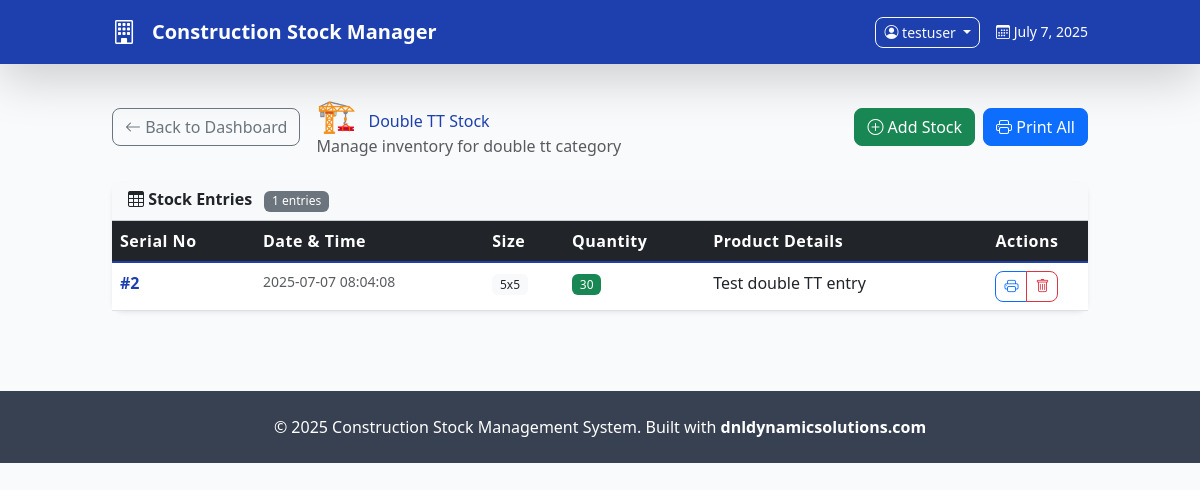
Screenshot of /category/double_tt (signed in) with the database file from the repository.
### models.py (models this page shows, shortened)
class User(UserMixin, db.Model):
    __tablename__ = 'users'
    id = db.Column(db.Integer, primary_key=True)
    username = db.Column(db.String(80), unique=True, nullable=False)
    email = db.Column(db.String(120), unique=True, nullable=False)
    password_hash = db.Column(db.String(256), nullable=False)
    created_at = db.Column(db.DateTime, default=datetime.utcnow)

class StockEntry(db.Model):
    __tablename__ = 'stock_entries'
    CATEGORY_CHOICES = [
        ('godown', 'Godown'),
        ('double_tt', 'Double TT'),
        ('slop', 'Slop'),
        ('column', 'Column'),
        ('phhty', 'Phhty'),
        ('others', 'Others'),
    ]
    serial_no = db.Column(db.Integer, primary_key=True, autoincrement=True)
    category = db.Column(db.String(20), nullable=False)
    size = db.Column(db.String(100), nullable=False)
    quantity = db.Column(db.Integer, nullable=False)
    product_details = db.Column(db.Text, nullable=True)
    timestamp = db.Column(db.DateTime, default=datetime.utcnow)

### routes.py (the view)
@app.route('/category/<category_name>')
@login_required
def category_view(category_name):
    if category_name not in CATEGORIES:
        flash('Invalid category', 'error')
        return redirect(url_for('index'))
    entries = StockEntry.query.filter_by(category=category_name).order_by(StockEntry.timestamp.desc()).all()
    category_info = CATEGORIES[category_name]
    return render_template('category.html',
                         entries=entries,
                         category=category_name,
                         category_info=category_info)

### app.py (called while the page is built)
@login_manager.user_loader
def load_user(user_id):
    from models import User
    return User.query.get(int(user_id))

### routes.py (called while the page is built)
@app.template_filter('format_datetime')
def format_datetime(value):
    if value:
        return value.strftime('%Y-%m-%d %H:%M:%S')
    return ''

### templates/category.html (shortened to what this page needs)
{% extends "base.html" %}
{% block content %}
<div class="d-flex justify-content-between align-items-center mb-4">
    <div class="d-flex align-items-center">
        <a href="{{ url_for('index') }}" class="btn btn-outline-secondary me-3">
            <i class="bi bi-arrow-left"></i>
            Back to Dashboard
        </a>
        <div>
            <h1 class="text-construction-blue mb-0">
                <span class="me-2" style="font-size: 2rem;">{{ category_info.icon }}</span>
                {{ category_info.name }} Stock
            </h1>
            <p class="text-muted mb-0">Manage inventory for {{ category_info.name.lower() }} category</p>
        </div>
    </div>
    <div class="d-flex gap-2">
        <button class="btn btn-success" data-bs-toggle="modal" data-bs-target="#addStockModal">
            <i class="bi bi-plus-circle"></i>
            Add Stock
        </button>
        <a href="{{ url_for('print_category', category_name=category) }}"
           class="btn btn-primary" target="_blank">
            <i class="bi bi-printer"></i>
            Print All
        </a>
    </div>
</div>
<div class="card shadow-sm border-0">
    <div class="card-header bg-light">
        <h5 class="card-title mb-0">
            <i class="bi bi-table"></i>
            Stock Entries
            <span class="badge bg-secondary ms-2">{{ entries|length }} entries</span>
        </h5>
    </div>
    <div class="card-body p-0">
        {% if entries %}
        <div class="table-responsive">
            <table class="table table-hover mb-0">
                <thead class="table-dark">
                    <tr>
                        <th>Serial No</th>
                        <th>Date & Time</th>
                        <th>Size</th>
                        <th>Quantity</th>
                        <th>Product Details</th>
                        <th class="text-center">Actions</th>
                    </tr>
                </thead>
                <tbody>
                    {% for entry in entries %}
                    <tr>
                        <td>
                            <strong class="text-construction-blue">#{{ entry.serial_no }}</strong>
                        </td>
                        <td>
                            <div class="text-muted small">{{ entry.timestamp|format_datetime }}</div>
                        </td>
                        <td>
                            <span class="badge bg-light text-dark">{{ entry.size }}</span>
                        </td>
                        <td>
                            <span class="badge bg-success">{{ entry.quantity }}</span>
                        </td>
                        <td>
                            <div class="text-truncate" style="max-width: 200px;" title="{{ entry.product_details }}">
                                {{ entry.product_details if entry.product_details else '-' }}
                            </div>
                        </td>
                        <td class="text-center">
                            <div class="btn-group" role="group">
                                <a href="{{ url_for('print_entry', serial_no=entry.serial_no) }}"
                                   class="btn btn-sm btn-outline-primary" target="_blank" title="Print Entry">
                                    <i class="bi bi-printer"></i>
                                </a>
                                <button class="btn btn-sm btn-outline-danger"
                                        onclick="confirmDelete({{ entry.serial_no }})" title="Delete Entry">
                                    <i class="bi bi-trash"></i>
                                </button>
                            </div>
                        </td>
                    </tr>
                    {% endfor %}
                </tbody>
            </table>
        </div>
        {% endif %}
    </div>
</div>
{% endblock %}

### templates/base.html (shortened to what this page needs)
<!DOCTYPE html>
<html lang="en">
<head>
    <link href="https://cdn.jsdelivr.net/npm/bootstrap@5.3.0/dist/css/bootstrap.min.css" rel="stylesheet">
    <script src="https://cdn.tailwindcss.com"></script>
    <link rel="stylesheet" href="https://cdn.jsdelivr.net/npm/bootstrap-icons@1.11.0/font/bootstrap-icons.css">
    <link rel="stylesheet" href="{{ url_for('static', filename='css/style.css') }}">
</head>
<body class="bg-gray-50">
    <nav class="bg-construction-blue text-white shadow-lg">
        <div class="container mx-auto px-4">
            <div class="flex items-center justify-between h-16">
                <div class="flex items-center space-x-4">
                    <i class="bi bi-building text-2xl"></i>
                    <a href="{{ url_for('index') }}" class="text-xl font-bold hover:text-blue-200 transition-colors">
                        Construction Stock Manager
                    </a>
                </div>
                <div class="flex items-center space-x-4">
                    {% if current_user.is_authenticated %}
                    <div class="dropdown">
                        <button class="btn btn-outline-light btn-sm dropdown-toggle" type="button" data-bs-toggle="dropdown">
                            <i class="bi bi-person-circle"></i>
                            {{ current_user.username }}
                        </button>
                    </div>
                    {% endif %}
                    <span class="text-sm">
                        <i class="bi bi-calendar3"></i>
                        <span id="currentDate"></span>
                    </span>
                </div>
            </div>
        </div>
    </nav>
    <main class="container mx-auto px-4 py-8">
        {% block content %}{% endblock %}
    </main>
    <footer class="bg-construction-gray text-white py-6 mt-12">
        <div class="container mx-auto px-4 text-center">
            <p>&copy; 2025 Construction Stock Management System. Built with <strong>dnldynamicsolutions.com</strong></p>
        </div>
    </footer>
</body>
</html>

### static/css/style.css (style rules this page uses)
body { font-family: 'Segoe UI', Tahoma, Geneva, Verdana, sans-serif; background-color: #f8fafc; }
.table thead th { border-bottom: 2px solid #1e40af; font-weight: 600; letter-spacing: 0.5px; }
.btn { border-radius: 8px; font-weight: 500; transition: all 0.3s ease; }
.card { border-radius: 12px; transition: all 0.3s ease; }
.card-header { border-radius: 12px 12px 0 0; font-weight: 600; }
.badge { font-size: 0.75rem; font-weight: 500; }
.fade-in { animation: fadeIn 0.5s ease-out; }
.text-construction-blue { color: #1e40af !important; }
.bg-construction-blue { background-color: #1e40af !important; }
.bg-construction-gray { background-color: #374151 !important; }

### rows the page displays
User: username "testuser"
StockEntry: serial_no "2", timestamp "2025-07-07 08:04:08", size "5x5", quantity "30", product_details "Test double TT entry"

### other values shown
{{ category_info.icon }} "🏗️"
{{ category_info.name }} "Double TT"
{{ category_info.name.lower() }} "double tt"
{{ entries|length }} "1"
